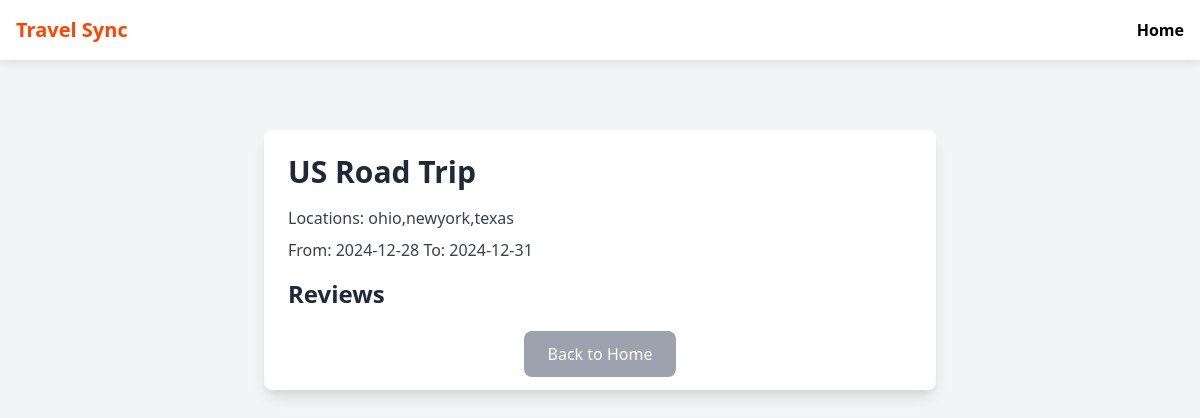
Page /itinerary/6 (signed in) on the committed database.
### app/models.py (models this page shows)
class Itinerary(db.Model):
    id = db.Column(db.Integer, primary_key=True)
    title = db.Column(db.String(200), nullable=False)
    start_date = db.Column(db.Date, nullable=False)
    end_date = db.Column(db.Date, nullable=False)
    locations = db.Column(db.Text, nullable=False)
    user_id = db.Column(db.Integer, db.ForeignKey('user.id'), nullable=False)
    reviews = db.relationship('Review', backref='itinerary', lazy=True)  # Changed backref to 'itinerary'

### app/routes.py (the view)
@app.route('/itinerary/<int:itinerary_id>')
@login_required
def view_itinerary(itinerary_id):
    itinerary = Itinerary.query.get(itinerary_id)
    if itinerary and itinerary.user_id == current_user.id:
        reviews = Review.query.filter_by(itinerary_id=itinerary.id).all()
        return render_template('view_itinerary.html', itinerary=itinerary, reviews=reviews)
    flash('Itinerary not found or unauthorized access.', 'danger')
    return redirect(url_for('home'))

### app/routes.py (called while the page is built)
@login_manager.user_loader
def load_user(user_id):
    return User.query.get(int(user_id))

### app/templates/view_itinerary.html (shortened to what this page needs)
<!DOCTYPE html>
<html lang="en">
<head>
    <link href="https://cdn.jsdelivr.net/npm/tailwindcss@2.2.19/dist/tailwind.min.css" rel="stylesheet">
    <link href="https://cdnjs.cloudflare.com/ajax/libs/font-awesome/5.15.4/css/all.min.css" rel="stylesheet">
</head>
<body class="bg-gray-100">
    <header>
        <div class="flex justify-between items-center">
            <h1 class="text-xl font-bold text-orange-600" style="color: orangered;">Travel Sync</h1>
            <nav>
                <a href="{{ url_for('mainpage') }}" class="font-bold text-black hover:underline">Home</a>
            </nav>
        </div>
    </header>
    <div class="main-content flex justify-center items-start px-4">
        <div class="w-full max-w-2xl p-6 bg-white shadow-lg rounded-lg">
            <h2 class="text-3xl font-bold text-gray-800 mb-4">{{ itinerary.title }}</h2>
            <p class="text-gray-700 mb-2">Locations: {{ itinerary.locations }}</p>
            <p class="text-gray-700 mb-4">From: {{ itinerary.start_date }} To: {{ itinerary.end_date }}</p>
            <div class="mb-8">
                <h3 class="text-2xl font-semibold text-gray-800 mb-4">Reviews</h3>
            </div>
            <div class="mt-6 text-center">
                <a href="{{ url_for('mainpage') }}" class="px-6 py-3 bg-gray-400 text-white rounded-lg hover:bg-gray-500 focus:outline-none focus:ring-2 focus:ring-gray-500 transition-all">Back to Home</a>
            </div>
        </div>
    </div>
</body>
</html>

### app/templates/view_itinerary.html (style rules this page uses)
header { position: sticky; top: 0; background-color: white; padding: 1rem; box-shadow: 0 2px 10px rgba(0, 0, 0, 0.1); z-index: 1000; }
.main-content { padding-top: 70px; min-height: calc(100vh - 80px); }

### rows in the picture
Itinerary: title "US Road Trip", locations "ohio,newyork,texas", start_date "2024-12-28", end_date "2024-12-31"
